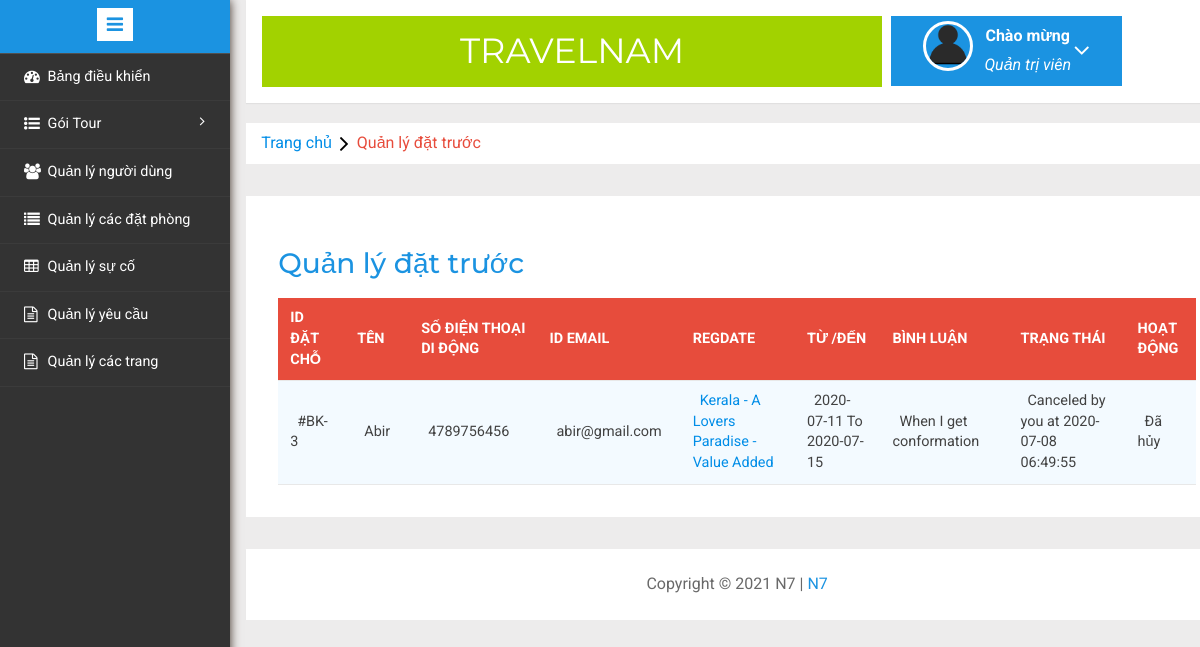
Page /admin/manage-bookings.php (signed in) on the earlier database version.
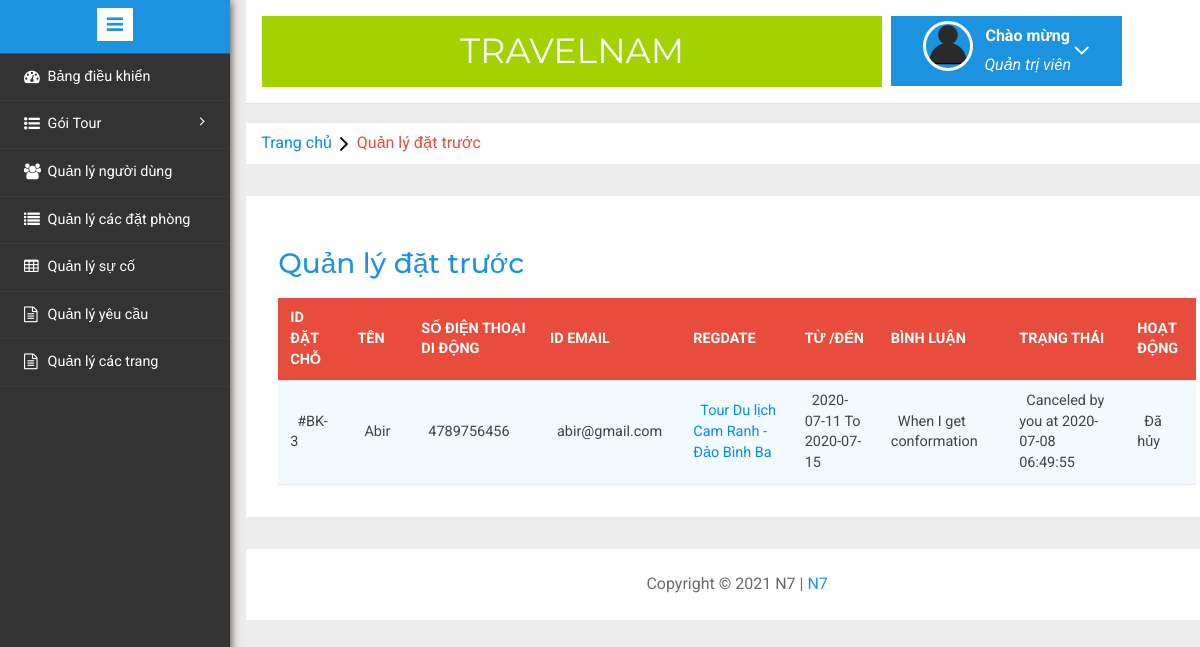
Same page on the later database version.
### tables this page shows
CREATE TABLE `tblusers` (
  `id` int(11) NOT NULL,
  `FullName` nvarchar(100) DEFAULT NULL,
  `MobileNumber` char(10) DEFAULT NULL,
  `EmailId` nvarchar(70) DEFAULT NULL,
  `Password` nvarchar(100) DEFAULT NULL,
  `RegDate` timestamp NULL DEFAULT current_timestamp(),
  `UpdationDate` timestamp NULL DEFAULT NULL ON UPDATE current_timestamp()
);

CREATE TABLE `tbltourpackages` (
  `PackageId` int(11) NOT NULL,
  `PackageName` nvarchar(200) DEFAULT NULL,
  `PackageType` nvarchar(150) DEFAULT NULL,
  `PackageLocation` nvarchar(100) DEFAULT NULL,
  `PackagePrice` int(20) DEFAULT NULL,
  `PackageFetures` nvarchar(255) DEFAULT NULL,
  `PackageDetails` mediumtext DEFAULT NULL,
  `PackageImage` nvarchar(100) DEFAULT NULL,
  `Creationdate` timestamp NULL DEFAULT current_timestamp(),
  `UpdationDate` timestamp NULL DEFAULT NULL ON UPDATE current_timestamp()
);

CREATE TABLE `tblbooking` (
  `BookingId` int(11) NOT NULL,
  `PackageId` int(11) DEFAULT NULL,
  `UserEmail` varchar(100) DEFAULT NULL,
  `FromDate` varchar(100) DEFAULT NULL,
  `ToDate` varchar(100) DEFAULT NULL,
  `Comment` mediumtext DEFAULT NULL,
  `RegDate` timestamp NULL DEFAULT current_timestamp(),
  `status` int(11) DEFAULT NULL,
  `CancelledBy` nvarchar(5) DEFAULT NULL,
  `UpdationDate` timestamp NULL DEFAULT NULL ON UPDATE current_timestamp()
);

### admin/manage-bookings.php (the view, shortened to what this page needs)
<?php
include('includes/config.php');
if(strlen($_SESSION['alogin'])==0)
	{
header('location:index.php');
}
else{
	?>
<!DOCTYPE HTML>
<html>
<head>
<link href="css/bootstrap.min.css" rel='stylesheet' type='text/css' />
<link href="css/style.css" rel='stylesheet' type='text/css' />
<link rel="stylesheet" href="css/morris.css" type="text/css"/>
<link href="css/font-awesome.css" rel="stylesheet">
<link rel="stylesheet" type="text/css" href="css/table-style.css" />
<link rel="stylesheet" type="text/css" href="css/basictable.css" />
<link rel="stylesheet" href="css/icon-font.min.css" type='text/css' />
</head>
<body>
   <div class="page-container">
<div class="left-content">
	   <div class="mother-grid-inner">
				<?php include('includes/header.php');?>
				</div>
<ol class="breadcrumb">
                <li class="breadcrumb-item"><a href="index.html">Trang chủ</a><i class="fa fa-angle-right"></i>Quản lý đặt trước </li>
            </ol>
<div class="agile-grids">
				<div class="agile-tables">
					<div class="w3l-table-info">
					  <h2>Quản lý đặt trước </h2>
					    <table id="table">
						<thead>
						  <tr>
						  <th>ID đặt chỗ</th>
							<th>Tên</th>
							<th>Số điện thoại di động</th>
							<th>ID Email</th>
							<th>RegDate </th>
							<th>Từ /Đến </th>
							<th>Bình luận </th>
							<th>Trạng thái</th>
							<th>Hoạt động</th>
						  </tr>
						</thead>
						<tbody>
<?php $sql = "SELECT tblbooking.BookingId as bookid,tblusers.FullName as fname,tblusers.MobileNumber as mnumber,tblusers.EmailId as email,tbltourpackages.PackageName as pckname,tblbooking.PackageId as pid,tblbooking.FromDate as fdate,tblbooking.ToDate as tdate,tblbooking.Comment as comment,tblbooking.status as status,tblbooking.CancelledBy as cancelby,tblbooking.UpdationDate as upddate from tblusers join  tblbooking on  tblbooking.UserEmail=tblusers.EmailId join tbltourpackages on tbltourpackages.PackageId=tblbooking.PackageId";
$query = $dbh -> prepare($sql);
$query->execute();
$results=$query->fetchAll(PDO::FETCH_OBJ);
$cnt=1;
if($query->rowCount() > 0)
{
foreach($results as $result)
{				?>
						  <tr>
							<td>#BK-<?php echo htmlentities($result->bookid);?></td>
							<td><?php echo htmlentities($result->fname);?></td>
							<td><?php echo htmlentities($result->mnumber);?></td>
							<td><?php echo htmlentities($result->email);?></td>
							<td><a href="update-package.php?pid=<?php echo htmlentities($result->pid);?>"><?php echo htmlentities($result->pckname);?></a></td>
							<td><?php echo htmlentities($result->fdate);?> To <?php echo htmlentities($result->tdate);?></td>
								<td><?php echo htmlentities($result->comment);?></td>
								<td><?php if($result->status==0)
{
echo "Pending";
}
if($result->status==2 and  $result->cancelby=='a')
{
echo "Canceled by you at " .$result->upddate;
}
?></td>
<?php if($result->status==2)
{
	?><td>Đã hủy</td>
<?php }?>
						  </tr>
						 <?php $cnt=$cnt+1;} }?>
						</tbody>
					  </table>
					</div>
			</div>
<?php include('includes/footer.php');?>
</div>
</div>
						<?php include('includes/sidebarmenu.php');?>
							</div>
</body>
</html>
<?php } ?>

Differences in the rows shown:
changed through a linked row, tblusers "Abir": tbltourpackages.PackageName "Kerala - A Lovers Paradise - Value Added" → "Tour Du lịch Cam Ranh - Đảo Bình Ba"
